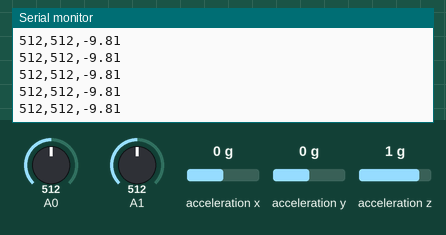
Simulated run of this sketch. Board: Arduino Uno, built with avr-gcc and run on an emulated ATmega328P. Shown: the last lines printed to the serial monitor. The test bench sets the inputs (shaded band); at power-on: acceleration x 0 g, A0 = 512, A1 = 512, acceleration z 1 g, acceleration y 0 g.

Above: at 1.2 s.
1.3 s: acceleration x set to -1.4 g
At 1.33 s:
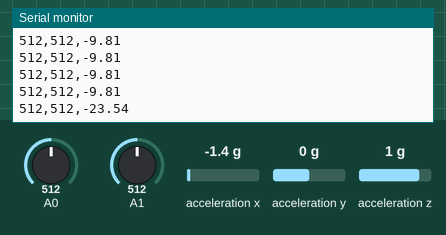
2.8 s: A0 set to 716
At 2.86 s:
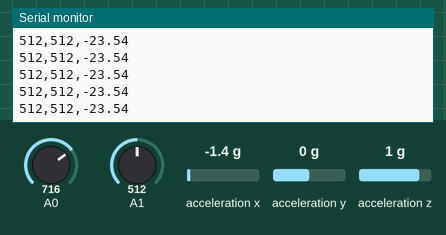
4.3 s: A1 set to 716
At 4.4 s:
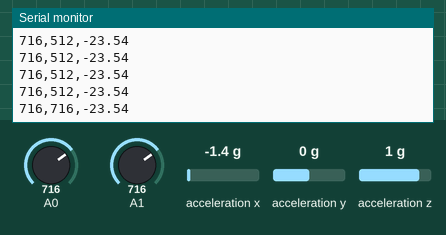
5.8 s: acceleration z set to -1.4 g
At 5.83 s:
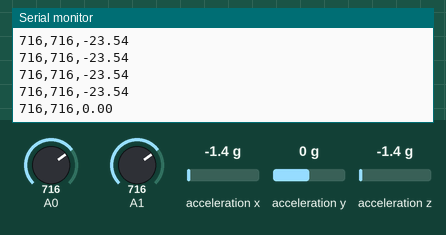
7.3 s: A0 set to 992
At 7.36 s:
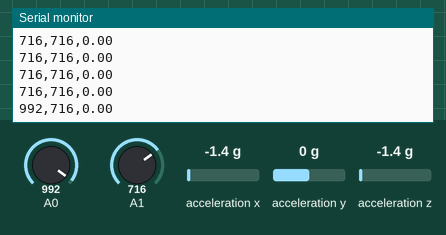
8.8 s: A1 set to 992
At 8.89 s:
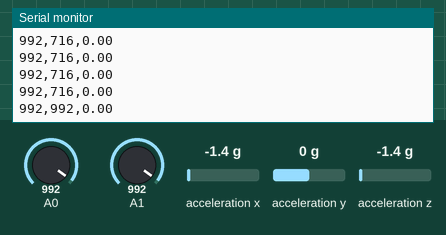
Timing chart, 0 to 11.3 s (numbered marks = the images above; inputs shaded):
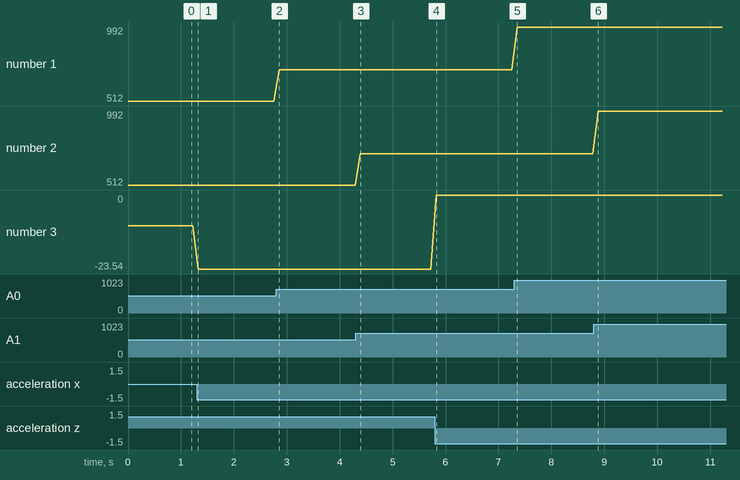

Measured:
- after the input at 1.3 s, the serial monitor: prints a new line at once (image 1)
- after the input at 4.3 s, the serial monitor: prints a new line after 0.09 s (image 3)
- after the input at 5.8 s, the serial monitor: prints a new line at once (image 4)
- after the input at 7.3 s, the serial monitor: prints a new line after 0.05 s (image 5)
- after the input at 8.8 s, the serial monitor: prints a new line after 0.08 s (image 6)
- plotted number 1: 512 → 716 after the input at 2.8 s, 716 → 992 after the input at 7.3 s
- plotted number 3: -9.81 → -23.54 after the input at 1.3 s, -23.54 → 0 after the input at 5.8 s

The sketch:

arduino.ino
```cpp
/* Smart Belt by Group 3 - Final Project of IOT Class - NCKU 2017*/

//add library
#include <Adafruit_ADXL345_U.h> //accelerometer sensor

//initialize variable for sensor
Adafruit_ADXL345_Unified accel = Adafruit_ADXL345_Unified(12345);

int x; //x value accelerometer
int y; //y value accelerometer
int z; //z value accelerometer
float ans_algo1 = 0.0;
float ans_algo2 = 0.0;

void setup() {
  Serial.begin(9600);
  if(!accel.begin()) {while(1);} //check accelerometer sensor on
  accel.setRange(ADXL345_RANGE_16_G); //set accelerometer range to 16G for checking fast movement
  accel.setDataRate(ADXL345_DATARATE_50_HZ); //set accelerometer datarate to 50hz
}


void loop() {
  //start reading accelerometer value
  sensors_event_t event;
  accel.getEvent(&event);

  //Serial.print("X");
//  Serial.print(event.acceleration.x); //send x accelerometer value to phone
//  Serial.print(",");
//  Serial.print(event.acceleration.y); //send y accelerometer value to phone
//  Serial.print(",");
//  Serial.print(event.acceleration.z); //send z accelerometer value to phone

  /* This is for EMG muscle Analog data. */
  // read the input on analog pin x:
  int EMG1 = analogRead(A0);
  int EMG2 = analogRead(A1);
  // Convert the analog reading (which goes from 0 - 1023) to a voltage (0 - 5V):
//  float vEMG1 = EMG1 * (5.0 / 1023.0);
//  float vEMG2 = EMG2 * (5.0 / 1023.0);
  // print out the value you read:

//  Serial.print(",");
  Serial.print(EMG1);
  Serial.print(",");
  Serial.print(EMG2);
//  Serial.print(",vEMG1");
//  Serial.print(vEMG1);
//  Serial.print(",vEMG2");
//  Serial.print(vEMG2);

    ans_algo1 = event.acceleration.x - event.acceleration.z;
//  ans_algo2 = abs(log((z-x)*(z-x)));
//
    Serial.print(",");
    Serial.println(ans_algo1);
//  Serial.print(",ans_algo2");
//  Serial.println(ans_algo2);

    delay(100);
}
```
